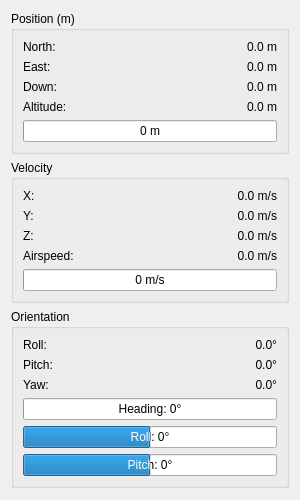
<?xml version="1.0" encoding="UTF-8"?>
<ui version="4.0">
 <class>TelemetryWidget</class>
 <widget class="QWidget" name="TelemetryWidget">
  <property name="geometry">
   <rect>
    <x>0</x>
    <y>0</y>
    <width>300</width>
    <height>500</height>
   </rect>
  </property>
  <property name="windowTitle">
   <string>Telemetry</string>
  </property>
  <layout class="QVBoxLayout" name="verticalLayout">
   <item>
    <widget class="QGroupBox" name="groupPosition">
     <property name="title">
      <string>Position (m)</string>
     </property>
     <layout class="QGridLayout" name="gridLayout">
      <item row="0" column="0">
       <widget class="QLabel" name="label">
        <property name="text">
         <string>North:</string>
        </property>
       </widget>
      </item>
      <item row="0" column="1">
       <widget class="QLabel" name="lblNorth">
        <property name="text">
         <string>0.0 m</string>
        </property>
        <property name="alignment">
         <set>Qt::AlignRight|Qt::AlignTrailing|Qt::AlignVCenter</set>
        </property>
       </widget>
      </item>
      <item row="1" column="0">
       <widget class="QLabel" name="label_2">
        <property name="text">
         <string>East:</string>
        </property>
       </widget>
      </item>
      <item row="1" column="1">
       <widget class="QLabel" name="lblEast">
        <property name="text">
         <string>0.0 m</string>
        </property>
        <property name="alignment">
         <set>Qt::AlignRight|Qt::AlignTrailing|Qt::AlignVCenter</set>
        </property>
       </widget>
      </item>
      <item row="2" column="0">
       <widget class="QLabel" name="label_3">
        <property name="text">
         <string>Down:</string>
        </property>
       </widget>
      </item>
      <item row="2" column="1">
       <widget class="QLabel" name="lblDown">
        <property name="text">
         <string>0.0 m</string>
        </property>
        <property name="alignment">
         <set>Qt::AlignRight|Qt::AlignTrailing|Qt::AlignVCenter</set>
        </property>
       </widget>
      </item>
      <item row="3" column="0">
       <widget class="QLabel" name="label_4">
        <property name="text">
         <string>Altitude:</string>
        </property>
       </widget>
      </item>
      <item row="3" column="1">
       <widget class="QLabel" name="lblAltitude">
        <property name="text">
         <string>0.0 m</string>
        </property>
        <property name="alignment">
         <set>Qt::AlignRight|Qt::AlignTrailing|Qt::AlignVCenter</set>
        </property>
       </widget>
      </item>
      <item row="4" column="0" colspan="2">
       <widget class="QProgressBar" name="gaugeAltitude">
        <property name="maximum">
         <number>1000</number>
        </property>
        <property name="value">
         <number>0</number>
        </property>
        <property name="format">
         <string>%v m</string>
        </property>
       </widget>
      </item>
     </layout>
    </widget>
   </item>
   <item>
    <widget class="QGroupBox" name="groupVelocity">
     <property name="title">
      <string>Velocity</string>
     </property>
     <layout class="QGridLayout" name="gridLayout_2">
      <item row="0" column="0">
       <widget class="QLabel" name="label_5">
        <property name="text">
         <string>X:</string>
        </property>
       </widget>
      </item>
      <item row="0" column="1">
       <widget class="QLabel" name="lblVelocityX">
        <property name="text">
         <string>0.0 m/s</string>
        </property>
        <property name="alignment">
         <set>Qt::AlignRight|Qt::AlignTrailing|Qt::AlignVCenter</set>
        </property>
       </widget>
      </item>
      <item row="1" column="0">
       <widget class="QLabel" name="label_6">
        <property name="text">
         <string>Y:</string>
        </property>
       </widget>
      </item>
      <item row="1" column="1">
       <widget class="QLabel" name="lblVelocityY">
        <property name="text">
         <string>0.0 m/s</string>
        </property>
        <property name="alignment">
         <set>Qt::AlignRight|Qt::AlignTrailing|Qt::AlignVCenter</set>
        </property>
       </widget>
      </item>
      <item row="2" column="0">
       <widget class="QLabel" name="label_7">
        <property name="text">
         <string>Z:</string>
        </property>
       </widget>
      </item>
      <item row="2" column="1">
       <widget class="QLabel" name="lblVelocityZ">
        <property name="text">
         <string>0.0 m/s</string>
        </property>
        <property name="alignment">
         <set>Qt::AlignRight|Qt::AlignTrailing|Qt::AlignVCenter</set>
        </property>
       </widget>
      </item>
      <item row="3" column="0">
       <widget class="QLabel" name="label_8">
        <property name="text">
         <string>Airspeed:</string>
        </property>
       </widget>
      </item>
      <item row="3" column="1">
       <widget class="QLabel" name="lblAirspeed">
        <property name="text">
         <string>0.0 m/s</string>
        </property>
        <property name="alignment">
         <set>Qt::AlignRight|Qt::AlignTrailing|Qt::AlignVCenter</set>
        </property>
       </widget>
      </item>
      <item row="4" column="0" colspan="2">
       <widget class="QProgressBar" name="gaugeAirspeed">
        <property name="maximum">
         <number>100</number>
        </property>
        <property name="value">
         <number>0</number>
        </property>
        <property name="format">
         <string>%v m/s</string>
        </property>
       </widget>
      </item>
     </layout>
    </widget>
   </item>
   <item>
    <widget class="QGroupBox" name="groupOrientation">
     <property name="title">
      <string>Orientation</string>
     </property>
     <layout class="QGridLayout" name="gridLayout_3">
      <item row="0" column="0">
       <widget class="QLabel" name="label_9">
        <property name="text">
         <string>Roll:</string>
        </property>
       </widget>
      </item>
      <item row="0" column="1">
       <widget class="QLabel" name="lblRoll">
        <property name="text">
         <string>0.0°</string>
        </property>
        <property name="alignment">
         <set>Qt::AlignRight|Qt::AlignTrailing|Qt::AlignVCenter</set>
        </property>
       </widget>
      </item>
      <item row="1" column="0">
       <widget class="QLabel" name="label_10">
        <property name="text">
         <string>Pitch:</string>
        </property>
       </widget>
      </item>
      <item row="1" column="1">
       <widget class="QLabel" name="lblPitch">
        <property name="text">
         <string>0.0°</string>
        </property>
        <property name="alignment">
         <set>Qt::AlignRight|Qt::AlignTrailing|Qt::AlignVCenter</set>
        </property>
       </widget>
      </item>
      <item row="2" column="0">
       <widget class="QLabel" name="label_11">
        <property name="text">
         <string>Yaw:</string>
        </property>
       </widget>
      </item>
      <item row="2" column="1">
       <widget class="QLabel" name="lblYaw">
        <property name="text">
         <string>0.0°</string>
        </property>
        <property name="alignment">
         <set>Qt::AlignRight|Qt::AlignTrailing|Qt::AlignVCenter</set>
        </property>
       </widget>
      </item>
      <item row="3" column="0" colspan="2">
       <widget class="QProgressBar" name="gaugeHeading">
        <property name="maximum">
         <number>359</number>
        </property>
        <property name="value">
         <number>0</number>
        </property>
        <property name="format">
         <string>Heading: %v°</string>
        </property>
       </widget>
      </item>
      <item row="4" column="0" colspan="2">
       <widget class="QProgressBar" name="gaugeRoll">
        <property name="minimum">
         <number>-180</number>
        </property>
        <property name="maximum">
         <number>180</number>
        </property>
        <property name="value">
         <number>0</number>
        </property>
        <property name="format">
         <string>Roll: %v°</string>
        </property>
       </widget>
      </item>
      <item row="5" column="0" colspan="2">
       <widget class="QProgressBar" name="gaugePitch">
        <property name="minimum">
         <number>-90</number>
        </property>
        <property name="maximum">
         <number>90</number>
        </property>
        <property name="value">
         <number>0</number>
        </property>
        <property name="format">
         <string>Pitch: %v°</string>
        </property>
       </widget>
      </item>
     </layout>
    </widget>
   </item>
   <item>
    <spacer name="verticalSpacer">
     <property name="orientation">
      <enum>Qt::Vertical</enum>
     </property>
     <property name="sizeHint" stdset="0">
      <size>
       <width>20</width>
       <height>40</height>
      </size>
     </property>
    </spacer>
   </item>
  </layout>
 </widget>
 <resources/>
 <connections/>
</ui> 
